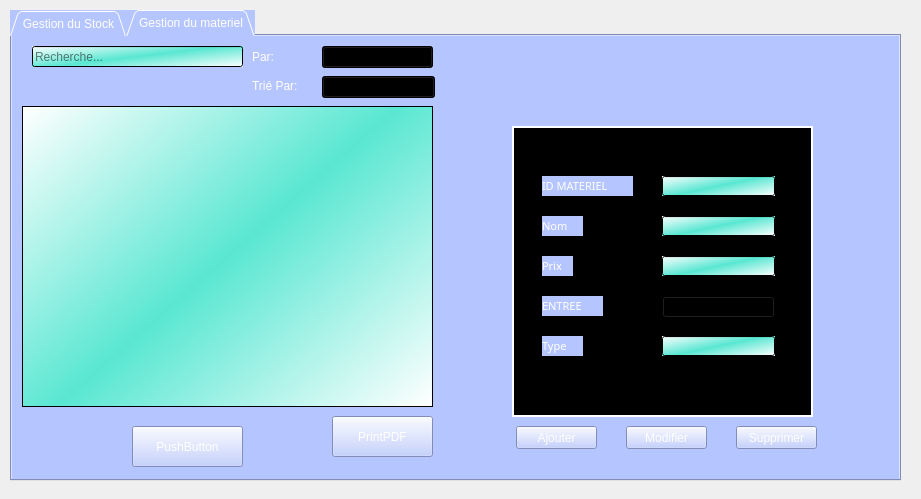
<?xml version="1.0" encoding="UTF-8"?>
<ui version="4.0">
 <class>Moez</class>
 <widget class="QDialog" name="Moez">
  <property name="geometry">
   <rect>
    <x>0</x>
    <y>0</y>
    <width>921</width>
    <height>499</height>
   </rect>
  </property>
  <property name="windowTitle">
   <string>Smart Cinema Association</string>
  </property>
  <property name="styleSheet">
   <string notr="true"/>
  </property>
  <widget class="QTabWidget" name="tabWidget">
   <property name="geometry">
    <rect>
     <x>10</x>
     <y>10</y>
     <width>891</width>
     <height>471</height>
    </rect>
   </property>
   <property name="autoFillBackground">
    <bool>false</bool>
   </property>
   <property name="styleSheet">
    <string notr="true">font: 8pt &quot;Segoe Print&quot;;
color: rgb(255, 255, 255);
background-color: rgb(181,197,255)</string>
   </property>
   <property name="tabShape">
    <enum>QTabWidget::Triangular</enum>
   </property>
   <property name="currentIndex">
    <number>1</number>
   </property>
   <widget class="QWidget" name="tab">
    <attribute name="title">
     <string>Gestion du Stock</string>
    </attribute>
    <widget class="QComboBox" name="id_materiel1">
     <property name="geometry">
      <rect>
       <x>650</x>
       <y>220</y>
       <width>113</width>
       <height>22</height>
      </rect>
     </property>
     <property name="styleSheet">
      <string notr="true">background-color: qlineargradient(spread:reflect, x1:0.462, y1:0.545773, x2:1, y2:0.994318, stop:0 rgba(89, 231, 210, 255), stop:1 rgba(255, 255, 255, 255));
color: rgb(0, 0, 0);</string>
     </property>
    </widget>
    <widget class="QLineEdit" name="lieu">
     <property name="geometry">
      <rect>
       <x>650</x>
       <y>180</y>
       <width>113</width>
       <height>20</height>
      </rect>
     </property>
     <property name="styleSheet">
      <string notr="true">background-color: qlineargradient(spread:reflect, x1:0.462, y1:0.545773, x2:1, y2:0.994318, stop:0 rgba(89, 231, 210, 255), stop:1 rgba(255, 255, 255, 255));
color: rgb(0, 0, 0);</string>
     </property>
    </widget>
    <widget class="QLabel" name="label_2">
     <property name="geometry">
      <rect>
       <x>530</x>
       <y>300</y>
       <width>41</width>
       <height>20</height>
      </rect>
     </property>
     <property name="styleSheet">
      <string notr="true">color: rgb(255, 255, 255);</string>
     </property>
     <property name="frameShape">
      <enum>QFrame::NoFrame</enum>
     </property>
     <property name="frameShadow">
      <enum>QFrame::Raised</enum>
     </property>
     <property name="text">
      <string>Date</string>
     </property>
     <property name="wordWrap">
      <bool>false</bool>
     </property>
    </widget>
    <widget class="QLabel" name="label">
     <property name="geometry">
      <rect>
       <x>530</x>
       <y>220</y>
       <width>101</width>
       <height>20</height>
      </rect>
     </property>
     <property name="styleSheet">
      <string notr="true">color: rgb(255, 255, 255);</string>
     </property>
     <property name="frameShape">
      <enum>QFrame::NoFrame</enum>
     </property>
     <property name="frameShadow">
      <enum>QFrame::Raised</enum>
     </property>
     <property name="text">
      <string>ID MATERIEL1</string>
     </property>
     <property name="wordWrap">
      <bool>false</bool>
     </property>
    </widget>
    <widget class="QTableView" name="data">
     <property name="geometry">
      <rect>
       <x>10</x>
       <y>70</y>
       <width>411</width>
       <height>301</height>
      </rect>
     </property>
     <property name="styleSheet">
      <string notr="true">background-color: qlineargradient(spread:reflect, x1:0.462, y1:0.545773, x2:1, y2:0.994318, stop:0 rgba(89, 231, 210, 255), stop:1 rgba(255, 255, 255, 255));
color: rgb(0, 0, 0);</string>
     </property>
    </widget>
    <widget class="QLabel" name="label_3">
     <property name="geometry">
      <rect>
       <x>530</x>
       <y>140</y>
       <width>61</width>
       <height>23</height>
      </rect>
     </property>
     <property name="whatsThis">
      <string>&lt;html&gt;&lt;head/&gt;&lt;body&gt;&lt;p&gt;&lt;span style=&quot; color:#ff0000;&quot;&gt;ENTREE&lt;/span&gt;&lt;/p&gt;&lt;/body&gt;&lt;/html&gt;</string>
     </property>
     <property name="styleSheet">
      <string notr="true">color: rgb(255, 255, 255);</string>
     </property>
     <property name="frameShape">
      <enum>QFrame::NoFrame</enum>
     </property>
     <property name="frameShadow">
      <enum>QFrame::Raised</enum>
     </property>
     <property name="text">
      <string>ENTREE</string>
     </property>
     <property name="wordWrap">
      <bool>false</bool>
     </property>
    </widget>
    <widget class="QLabel" name="label_5">
     <property name="geometry">
      <rect>
       <x>240</x>
       <y>10</y>
       <width>41</width>
       <height>21</height>
      </rect>
     </property>
     <property name="text">
      <string>Par:</string>
     </property>
    </widget>
    <widget class="QPushButton" name="pb_supprimer_3">
     <property name="geometry">
      <rect>
       <x>614</x>
       <y>390</y>
       <width>81</width>
       <height>23</height>
      </rect>
     </property>
     <property name="styleSheet">
      <string notr="true">color: rgb(255, 255, 255);</string>
     </property>
     <property name="text">
      <string>Modifier</string>
     </property>
    </widget>
    <widget class="QComboBox" name="comboBox">
     <property name="geometry">
      <rect>
       <x>310</x>
       <y>10</y>
       <width>111</width>
       <height>22</height>
      </rect>
     </property>
     <property name="styleSheet">
      <string notr="true">background-color: qlineargradient(spread:reflect, x1:0.462, y1:0.545773, x2:1, y2:0.994318, stop:0 rgba(89, 231, 210, 255), stop:1 rgba(255, 255, 255, 255));
color: rgb(0, 0, 0);</string>
     </property>
     <property name="editable">
      <bool>false</bool>
     </property>
     <property name="currentIndex">
      <number>0</number>
     </property>
     <property name="insertPolicy">
      <enum>QComboBox::NoInsert</enum>
     </property>
     <property name="sizeAdjustPolicy">
      <enum>QComboBox::AdjustToContentsOnFirstShow</enum>
     </property>
     <property name="frame">
      <bool>true</bool>
     </property>
     <item>
      <property name="text">
       <string>ENTREE</string>
      </property>
     </item>
     <item>
      <property name="text">
       <string>LIEU</string>
      </property>
     </item>
     <item>
      <property name="text">
       <string>ID_MATERIEL1</string>
      </property>
     </item>
     <item>
      <property name="text">
       <string>ID_MATERIEL2</string>
      </property>
     </item>
    </widget>
    <widget class="QPushButton" name="pb_ajouter">
     <property name="geometry">
      <rect>
       <x>504</x>
       <y>390</y>
       <width>81</width>
       <height>23</height>
      </rect>
     </property>
     <property name="styleSheet">
      <string notr="true">color: rgb(255, 255, 255);</string>
     </property>
     <property name="text">
      <string>Ajouter</string>
     </property>
    </widget>
    <widget class="QLineEdit" name="entree2">
     <property name="geometry">
      <rect>
       <x>650</x>
       <y>140</y>
       <width>113</width>
       <height>20</height>
      </rect>
     </property>
     <property name="styleSheet">
      <string notr="true">background-color: qlineargradient(spread:reflect, x1:0.462, y1:0.545773, x2:1, y2:0.994318, stop:0 rgba(89, 231, 210, 255), stop:1 rgba(255, 255, 255, 255));
color: rgb(0, 0, 0);</string>
     </property>
    </widget>
    <widget class="QFrame" name="frame">
     <property name="geometry">
      <rect>
       <x>500</x>
       <y>90</y>
       <width>301</width>
       <height>291</height>
      </rect>
     </property>
     <property name="autoFillBackground">
      <bool>false</bool>
     </property>
     <property name="styleSheet">
      <string notr="true">background-color:rgb(233,248,255);
background-color: rgb(0, 0, 0);</string>
     </property>
     <property name="frameShape">
      <enum>QFrame::Box</enum>
     </property>
     <property name="frameShadow">
      <enum>QFrame::Plain</enum>
     </property>
     <property name="lineWidth">
      <number>2</number>
     </property>
     <property name="midLineWidth">
      <number>0</number>
     </property>
    </widget>
    <widget class="QLineEdit" name="lineEdit_id_6">
     <property name="geometry">
      <rect>
       <x>20</x>
       <y>10</y>
       <width>211</width>
       <height>21</height>
      </rect>
     </property>
     <property name="styleSheet">
      <string notr="true">background-color: qlineargradient(spread:reflect, x1:0.462, y1:0.545773, x2:1, y2:0.994318, stop:0 rgba(89, 231, 210, 255), stop:1 rgba(255, 255, 255, 255));
color: rgb(0, 0, 0);</string>
     </property>
     <property name="inputMethodHints">
      <set>Qt::ImhNoPredictiveText</set>
     </property>
     <property name="placeholderText">
      <string>Recherche...</string>
     </property>
     <property name="clearButtonEnabled">
      <bool>true</bool>
     </property>
    </widget>
    <widget class="QPushButton" name="pb_supprimer_4">
     <property name="geometry">
      <rect>
       <x>724</x>
       <y>390</y>
       <width>81</width>
       <height>23</height>
      </rect>
     </property>
     <property name="styleSheet">
      <string notr="true">color: rgb(255, 255, 255);</string>
     </property>
     <property name="text">
      <string>Supprimer</string>
     </property>
    </widget>
    <widget class="QDateEdit" name="DATE">
     <property name="geometry">
      <rect>
       <x>650</x>
       <y>300</y>
       <width>110</width>
       <height>22</height>
      </rect>
     </property>
     <property name="styleSheet">
      <string notr="true">background-color: qlineargradient(spread:reflect, x1:0.462, y1:0.545773, x2:1, y2:0.994318, stop:0 rgba(89, 231, 210, 255), stop:1 rgba(255, 255, 255, 255));
color: rgb(0, 0, 0);
</string>
     </property>
    </widget>
    <widget class="QComboBox" name="id_tri">
     <property name="geometry">
      <rect>
       <x>310</x>
       <y>40</y>
       <width>113</width>
       <height>22</height>
      </rect>
     </property>
     <property name="styleSheet">
      <string notr="true">background-color: qlineargradient(spread:reflect, x1:0.462, y1:0.545773, x2:1, y2:0.994318, stop:0 rgba(89, 231, 210, 255), stop:1 rgba(255, 255, 255, 255));
color: rgb(0, 0, 0);</string>
     </property>
     <item>
      <property name="text">
       <string>ENTREE</string>
      </property>
     </item>
     <item>
      <property name="text">
       <string>LIEU</string>
      </property>
     </item>
    </widget>
    <widget class="QLabel" name="label_4">
     <property name="geometry">
      <rect>
       <x>530</x>
       <y>180</y>
       <width>41</width>
       <height>20</height>
      </rect>
     </property>
     <property name="styleSheet">
      <string notr="true">color: rgb(255, 255, 255);</string>
     </property>
     <property name="frameShape">
      <enum>QFrame::NoFrame</enum>
     </property>
     <property name="frameShadow">
      <enum>QFrame::Raised</enum>
     </property>
     <property name="text">
      <string>LIEU</string>
     </property>
     <property name="wordWrap">
      <bool>false</bool>
     </property>
    </widget>
    <widget class="QComboBox" name="id_materiel2">
     <property name="geometry">
      <rect>
       <x>650</x>
       <y>260</y>
       <width>113</width>
       <height>22</height>
      </rect>
     </property>
     <property name="styleSheet">
      <string notr="true">background-color: qlineargradient(spread:reflect, x1:0.462, y1:0.545773, x2:1, y2:0.994318, stop:0 rgba(89, 231, 210, 255), stop:1 rgba(255, 255, 255, 255));
color: rgb(0, 0, 0);</string>
     </property>
    </widget>
    <widget class="QLabel" name="label_17">
     <property name="geometry">
      <rect>
       <x>240</x>
       <y>40</y>
       <width>61</width>
       <height>20</height>
      </rect>
     </property>
     <property name="text">
      <string>Trié Par:</string>
     </property>
    </widget>
    <widget class="QPushButton" name="pushButton_2">
     <property name="geometry">
      <rect>
       <x>320</x>
       <y>380</y>
       <width>101</width>
       <height>41</height>
      </rect>
     </property>
     <property name="styleSheet">
      <string notr="true">color: rgb(255, 255, 255);</string>
     </property>
     <property name="text">
      <string>PrintPDF</string>
     </property>
    </widget>
    <widget class="QLabel" name="label_12">
     <property name="geometry">
      <rect>
       <x>530</x>
       <y>260</y>
       <width>101</width>
       <height>20</height>
      </rect>
     </property>
     <property name="styleSheet">
      <string notr="true">color: rgb(255, 255, 255);</string>
     </property>
     <property name="frameShape">
      <enum>QFrame::NoFrame</enum>
     </property>
     <property name="frameShadow">
      <enum>QFrame::Raised</enum>
     </property>
     <property name="text">
      <string>ID MATERIEL2</string>
     </property>
     <property name="wordWrap">
      <bool>false</bool>
     </property>
    </widget>
    <zorder>frame</zorder>
    <zorder>id_materiel1</zorder>
    <zorder>lieu</zorder>
    <zorder>label_2</zorder>
    <zorder>label</zorder>
    <zorder>data</zorder>
    <zorder>label_3</zorder>
    <zorder>label_5</zorder>
    <zorder>pb_supprimer_3</zorder>
    <zorder>comboBox</zorder>
    <zorder>pb_ajouter</zorder>
    <zorder>entree2</zorder>
    <zorder>lineEdit_id_6</zorder>
    <zorder>pb_supprimer_4</zorder>
    <zorder>DATE</zorder>
    <zorder>id_tri</zorder>
    <zorder>label_4</zorder>
    <zorder>id_materiel2</zorder>
    <zorder>label_17</zorder>
    <zorder>pushButton_2</zorder>
    <zorder>label_12</zorder>
   </widget>
   <widget class="QWidget" name="tab_2">
    <attribute name="title">
     <string>Gestion du materiel</string>
    </attribute>
    <widget class="QComboBox" name="entree">
     <property name="geometry">
      <rect>
       <x>650</x>
       <y>260</y>
       <width>113</width>
       <height>22</height>
      </rect>
     </property>
     <property name="styleSheet">
      <string notr="true">background-color: qlineargradient(spread:reflect, x1:0.462, y1:0.545773, x2:1, y2:0.994318, stop:0 rgba(89, 231, 210, 255), stop:1 rgba(255, 255, 255, 255));
color: rgb(0, 0, 0);</string>
     </property>
    </widget>
    <widget class="QLineEdit" name="prix">
     <property name="geometry">
      <rect>
       <x>650</x>
       <y>220</y>
       <width>113</width>
       <height>20</height>
      </rect>
     </property>
     <property name="styleSheet">
      <string notr="true">background-color: qlineargradient(spread:reflect, x1:0.462, y1:0.545773, x2:1, y2:0.994318, stop:0 rgba(89, 231, 210, 255), stop:1 rgba(255, 255, 255, 255));
color: rgb(0, 0, 0);</string>
     </property>
    </widget>
    <widget class="QLabel" name="label_6">
     <property name="geometry">
      <rect>
       <x>530</x>
       <y>300</y>
       <width>41</width>
       <height>20</height>
      </rect>
     </property>
     <property name="font">
      <font>
       <family>Segoe Print</family>
       <pointsize>8</pointsize>
       <weight>50</weight>
       <italic>false</italic>
       <bold>false</bold>
      </font>
     </property>
     <property name="styleSheet">
      <string notr="true">color: rgb(255, 255, 255);</string>
     </property>
     <property name="frameShape">
      <enum>QFrame::NoFrame</enum>
     </property>
     <property name="frameShadow">
      <enum>QFrame::Raised</enum>
     </property>
     <property name="text">
      <string>Type</string>
     </property>
     <property name="wordWrap">
      <bool>false</bool>
     </property>
    </widget>
    <widget class="QLabel" name="label_7">
     <property name="geometry">
      <rect>
       <x>530</x>
       <y>260</y>
       <width>61</width>
       <height>20</height>
      </rect>
     </property>
     <property name="font">
      <font>
       <family>Segoe Print</family>
       <pointsize>8</pointsize>
       <weight>50</weight>
       <italic>false</italic>
       <bold>false</bold>
      </font>
     </property>
     <property name="styleSheet">
      <string notr="true">color: rgb(255, 255, 255);</string>
     </property>
     <property name="frameShape">
      <enum>QFrame::NoFrame</enum>
     </property>
     <property name="frameShadow">
      <enum>QFrame::Raised</enum>
     </property>
     <property name="text">
      <string>ENTREE</string>
     </property>
     <property name="wordWrap">
      <bool>false</bool>
     </property>
    </widget>
    <widget class="QTableView" name="data_2">
     <property name="geometry">
      <rect>
       <x>10</x>
       <y>70</y>
       <width>411</width>
       <height>301</height>
      </rect>
     </property>
     <property name="styleSheet">
      <string notr="true">background-color: qlineargradient(spread:reflect, x1:0.462, y1:0.545773, x2:1, y2:0.994318, stop:0 rgba(89, 231, 210, 255), stop:1 rgba(255, 255, 255, 255));
color: rgb(0, 0, 0);</string>
     </property>
    </widget>
    <widget class="QLabel" name="label_8">
     <property name="geometry">
      <rect>
       <x>530</x>
       <y>180</y>
       <width>41</width>
       <height>20</height>
      </rect>
     </property>
     <property name="font">
      <font>
       <family>Segoe Print</family>
       <pointsize>8</pointsize>
       <weight>50</weight>
       <italic>false</italic>
       <bold>false</bold>
      </font>
     </property>
     <property name="styleSheet">
      <string notr="true">color: rgb(255, 255, 255);</string>
     </property>
     <property name="frameShape">
      <enum>QFrame::NoFrame</enum>
     </property>
     <property name="frameShadow">
      <enum>QFrame::Raised</enum>
     </property>
     <property name="text">
      <string>Nom</string>
     </property>
     <property name="wordWrap">
      <bool>false</bool>
     </property>
    </widget>
    <widget class="QLabel" name="label_9">
     <property name="geometry">
      <rect>
       <x>240</x>
       <y>10</y>
       <width>47</width>
       <height>21</height>
      </rect>
     </property>
     <property name="text">
      <string>Par:</string>
     </property>
    </widget>
    <widget class="QPushButton" name="pb_supprimer_5">
     <property name="geometry">
      <rect>
       <x>614</x>
       <y>390</y>
       <width>81</width>
       <height>23</height>
      </rect>
     </property>
     <property name="styleSheet">
      <string notr="true">color: rgb(255, 255, 255);</string>
     </property>
     <property name="text">
      <string>Modifier</string>
     </property>
    </widget>
    <widget class="QComboBox" name="comboBox_2">
     <property name="geometry">
      <rect>
       <x>310</x>
       <y>10</y>
       <width>111</width>
       <height>22</height>
      </rect>
     </property>
     <property name="styleSheet">
      <string notr="true">background-color: qlineargradient(spread:reflect, x1:0.462, y1:0.545773, x2:1, y2:0.994318, stop:0 rgba(89, 231, 210, 255), stop:1 rgba(255, 255, 255, 255));
color: rgb(0, 0, 0);</string>
     </property>
     <property name="editable">
      <bool>false</bool>
     </property>
     <property name="currentIndex">
      <number>0</number>
     </property>
     <property name="insertPolicy">
      <enum>QComboBox::NoInsert</enum>
     </property>
     <property name="sizeAdjustPolicy">
      <enum>QComboBox::AdjustToContentsOnFirstShow</enum>
     </property>
     <property name="frame">
      <bool>true</bool>
     </property>
     <item>
      <property name="text">
       <string>ID</string>
      </property>
     </item>
     <item>
      <property name="text">
       <string>NOM</string>
      </property>
     </item>
     <item>
      <property name="text">
       <string>PRIX</string>
      </property>
     </item>
     <item>
      <property name="text">
       <string>ENTREE</string>
      </property>
     </item>
     <item>
      <property name="text">
       <string>TYPE</string>
      </property>
     </item>
    </widget>
    <widget class="QPushButton" name="pb_ajouter_2">
     <property name="geometry">
      <rect>
       <x>504</x>
       <y>390</y>
       <width>81</width>
       <height>23</height>
      </rect>
     </property>
     <property name="styleSheet">
      <string notr="true">color: rgb(255, 255, 255);</string>
     </property>
     <property name="text">
      <string>Ajouter</string>
     </property>
    </widget>
    <widget class="QLineEdit" name="NOM">
     <property name="geometry">
      <rect>
       <x>650</x>
       <y>180</y>
       <width>113</width>
       <height>20</height>
      </rect>
     </property>
     <property name="styleSheet">
      <string notr="true">background-color: qlineargradient(spread:reflect, x1:0.462, y1:0.545773, x2:1, y2:0.994318, stop:0 rgba(89, 231, 210, 255), stop:1 rgba(255, 255, 255, 255));
color: rgb(0, 0, 0);</string>
     </property>
    </widget>
    <widget class="QFrame" name="frame_2">
     <property name="geometry">
      <rect>
       <x>500</x>
       <y>90</y>
       <width>301</width>
       <height>291</height>
      </rect>
     </property>
     <property name="styleSheet">
      <string notr="true">background-color:rgb(233,248,255);
background-color: rgb(0, 0, 0);</string>
     </property>
     <property name="frameShape">
      <enum>QFrame::Box</enum>
     </property>
     <property name="frameShadow">
      <enum>QFrame::Plain</enum>
     </property>
     <property name="lineWidth">
      <number>2</number>
     </property>
     <property name="midLineWidth">
      <number>0</number>
     </property>
    </widget>
    <widget class="QLineEdit" name="lineEdit_id_7">
     <property name="geometry">
      <rect>
       <x>20</x>
       <y>10</y>
       <width>211</width>
       <height>21</height>
      </rect>
     </property>
     <property name="styleSheet">
      <string notr="true">background-color: qlineargradient(spread:reflect, x1:0.462, y1:0.545773, x2:1, y2:0.994318, stop:0 rgba(89, 231, 210, 255), stop:1 rgba(255, 255, 255, 255));
color: rgb(0, 0, 0);</string>
     </property>
     <property name="inputMethodHints">
      <set>Qt::ImhNoPredictiveText</set>
     </property>
     <property name="placeholderText">
      <string>Recherche...</string>
     </property>
     <property name="clearButtonEnabled">
      <bool>true</bool>
     </property>
    </widget>
    <widget class="QPushButton" name="pb_supprimer_6">
     <property name="geometry">
      <rect>
       <x>724</x>
       <y>390</y>
       <width>81</width>
       <height>23</height>
      </rect>
     </property>
     <property name="styleSheet">
      <string notr="true">color: rgb(255, 255, 255);</string>
     </property>
     <property name="text">
      <string>Supprimer</string>
     </property>
    </widget>
    <widget class="QComboBox" name="id_tri2">
     <property name="geometry">
      <rect>
       <x>310</x>
       <y>40</y>
       <width>113</width>
       <height>22</height>
      </rect>
     </property>
     <property name="styleSheet">
      <string notr="true">background-color: qlineargradient(spread:reflect, x1:0.462, y1:0.545773, x2:1, y2:0.994318, stop:0 rgba(89, 231, 210, 255), stop:1 rgba(255, 255, 255, 255));
color: rgb(0, 0, 0);</string>
     </property>
     <item>
      <property name="text">
       <string>ID</string>
      </property>
     </item>
     <item>
      <property name="text">
       <string>NOM</string>
      </property>
     </item>
     <item>
      <property name="text">
       <string>PRIX</string>
      </property>
     </item>
     <item>
      <property name="text">
       <string>ENTREE</string>
      </property>
     </item>
     <item>
      <property name="text">
       <string>TYPE</string>
      </property>
     </item>
    </widget>
    <widget class="QLabel" name="label_10">
     <property name="geometry">
      <rect>
       <x>530</x>
       <y>220</y>
       <width>31</width>
       <height>20</height>
      </rect>
     </property>
     <property name="font">
      <font>
       <family>Segoe Print</family>
       <pointsize>8</pointsize>
       <weight>50</weight>
       <italic>false</italic>
       <bold>false</bold>
      </font>
     </property>
     <property name="styleSheet">
      <string notr="true">color: rgb(255, 255, 255);</string>
     </property>
     <property name="frameShape">
      <enum>QFrame::NoFrame</enum>
     </property>
     <property name="frameShadow">
      <enum>QFrame::Raised</enum>
     </property>
     <property name="text">
      <string>Prix</string>
     </property>
     <property name="wordWrap">
      <bool>false</bool>
     </property>
    </widget>
    <widget class="QLabel" name="label_11">
     <property name="geometry">
      <rect>
       <x>530</x>
       <y>140</y>
       <width>91</width>
       <height>20</height>
      </rect>
     </property>
     <property name="font">
      <font>
       <family>Segoe Print</family>
       <pointsize>8</pointsize>
       <weight>50</weight>
       <italic>false</italic>
       <bold>false</bold>
      </font>
     </property>
     <property name="styleSheet">
      <string notr="true">color: rgb(255, 255, 255);</string>
     </property>
     <property name="frameShape">
      <enum>QFrame::NoFrame</enum>
     </property>
     <property name="frameShadow">
      <enum>QFrame::Raised</enum>
     </property>
     <property name="text">
      <string>ID MATERIEL</string>
     </property>
     <property name="wordWrap">
      <bool>false</bool>
     </property>
    </widget>
    <widget class="QLineEdit" name="id_materiel">
     <property name="geometry">
      <rect>
       <x>650</x>
       <y>140</y>
       <width>113</width>
       <height>20</height>
      </rect>
     </property>
     <property name="styleSheet">
      <string notr="true">background-color: qlineargradient(spread:reflect, x1:0.462, y1:0.545773, x2:1, y2:0.994318, stop:0 rgba(89, 231, 210, 255), stop:1 rgba(255, 255, 255, 255));
color: rgb(0, 0, 0);</string>
     </property>
    </widget>
    <widget class="QLineEdit" name="type">
     <property name="geometry">
      <rect>
       <x>650</x>
       <y>300</y>
       <width>113</width>
       <height>20</height>
      </rect>
     </property>
     <property name="styleSheet">
      <string notr="true">background-color: qlineargradient(spread:reflect, x1:0.462, y1:0.545773, x2:1, y2:0.994318, stop:0 rgba(89, 231, 210, 255), stop:1 rgba(255, 255, 255, 255));
color: rgb(0, 0, 0);</string>
     </property>
    </widget>
    <widget class="QLabel" name="label_18">
     <property name="geometry">
      <rect>
       <x>240</x>
       <y>40</y>
       <width>61</width>
       <height>20</height>
      </rect>
     </property>
     <property name="text">
      <string>Trié Par:</string>
     </property>
    </widget>
    <widget class="QPushButton" name="pushButton_3">
     <property name="geometry">
      <rect>
       <x>320</x>
       <y>380</y>
       <width>101</width>
       <height>41</height>
      </rect>
     </property>
     <property name="styleSheet">
      <string notr="true">color: rgb(255, 255, 255);</string>
     </property>
     <property name="text">
      <string>PrintPDF</string>
     </property>
    </widget>
    <widget class="QPushButton" name="pushButton22">
     <property name="geometry">
      <rect>
       <x>120</x>
       <y>390</y>
       <width>111</width>
       <height>41</height>
      </rect>
     </property>
     <property name="styleSheet">
      <string notr="true">color: rgb(255, 255, 255);</string>
     </property>
     <property name="text">
      <string>PushButton</string>
     </property>
    </widget>
    <zorder>frame_2</zorder>
    <zorder>entree</zorder>
    <zorder>prix</zorder>
    <zorder>label_6</zorder>
    <zorder>label_7</zorder>
    <zorder>data_2</zorder>
    <zorder>label_8</zorder>
    <zorder>label_9</zorder>
    <zorder>pb_supprimer_5</zorder>
    <zorder>comboBox_2</zorder>
    <zorder>pb_ajouter_2</zorder>
    <zorder>NOM</zorder>
    <zorder>lineEdit_id_7</zorder>
    <zorder>pb_supprimer_6</zorder>
    <zorder>id_tri2</zorder>
    <zorder>label_10</zorder>
    <zorder>label_11</zorder>
    <zorder>id_materiel</zorder>
    <zorder>type</zorder>
    <zorder>label_18</zorder>
    <zorder>pushButton_3</zorder>
    <zorder>pushButton22</zorder>
   </widget>
  </widget>
 </widget>
 <resources/>
 <connections/>
</ui>
